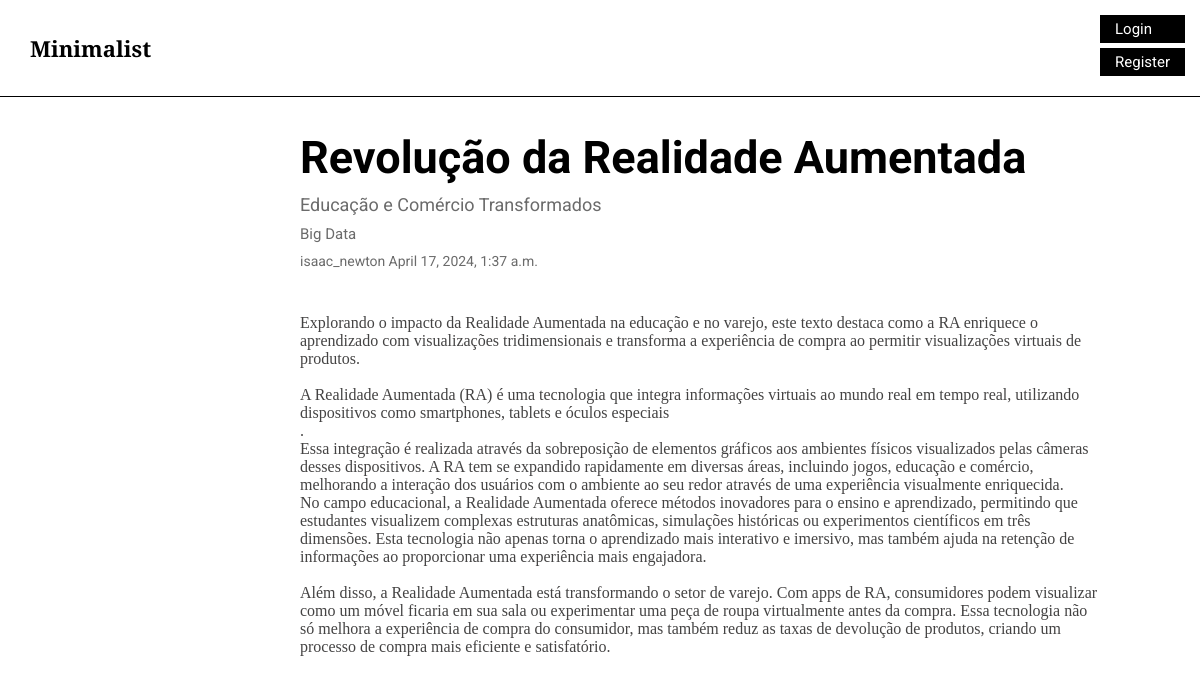
The app's page /post/4/ with its own data.
### minimalistApp/models.py (models this page shows, shortened)
class Post(models.Model):
    author = models.ForeignKey(settings.AUTH_USER_MODEL, on_delete=models.CASCADE)
    title = models.CharField(max_length=200)
    subtitle = models.TextField()
    category = models.ManyToManyField(Category)
    text = models.TextField()
    created_date = models.DateTimeField(default=timezone.now)
    published_date = models.DateTimeField(blank=True, null=True)

class Category(models.Model):
    name = models.CharField(max_length=200)
    def __str__(self):
        return self.name

### minimalistApp/views.py (the view)
# urls.py: path('post/<int:pk>/', views.postDetail, name='postDetail'),
def postDetail(request, pk):
  post = get_object_or_404(Post, pk=pk)
  search = request.GET.get('search')
  category = Category.objects.all()
  user = request.user
  if search:
    post = Post.objects.filter(title__icontains = search)
    return render(request, 'minimalistApp/postList.html', {'posts': post, 'category': category})
  return render(request, 'minimalistApp/postDetail.html', {'post': post, 'user': user})

### minimalistApp/templates/minimalistApp/postDetail.html (shortened to what this page needs)
{% extends 'minimalistApp/base.html' %}
{% load static %}
{% block content %}
  <link rel="stylesheet" href="{% static 'css/style.css' %}">
  <link rel="stylesheet" href="{% static 'css/postDetails.css' %}">
  <div class="post">
    <div class="postTitle">
      <h2>{{ post.title }}</h2>
    </div>
    <div class="postSubtitle">
      <p class="subtitle">{{ post.subtitle }}</p>
    </div>
    <div class="categories">
      {% for category in post.category.all %}
        <p class="category">{{ category }}</p>
      {% endfor %}
    </div>
    {% if post.published_date %}
      <div class="authorDate">
        <p class="author">{{ post.author }}</p>
        <p class="date">{{ post.published_date }}</p>
      </div>
    {% else %}
      <a class="btnDefault" href="{% url 'postPublish' pk=post.pk %}">Publish</a>
    {% endif %}
    <div class="postTextContainer">
      <div class="postTextBlock">
        <div class="postText">
          <p>{{ post.text|linebreaksbr }}</p>
        </div>
      </div>
    </div>
  </div>
{% endblock %}

### minimalistApp/static/css/style.css (style rules this page uses)
* { margin: 0; padding: 0; border: 0; }

### minimalistApp/static/css/postDetails.css (style rules this page uses)
.post { display: flex; flex-direction: column; padding-top: 0.2rem; padding-left: 15rem; width: 50rem; }
.postTitle { font-family: 'Roboto', sans-serif; color: #000000; font-size: 30px; padding-bottom: 10px; }
.postSubtitle { font-family: 'Roboto', sans-serif; color: #6B6B6B; font-size: 18px; padding-bottom: 10px; }
.date, .category, .author { color: #6B6B6B; font-size: 15px; font-family: 'Roboto', sans-serif; }
.date, .author { font-size: 14px; }
.category { padding-right: 15px; }
.postText { padding-top: 40px; padding-bottom: 40px; font-family: 'Merriweather', serif; color: rgb(68, 67, 67); }
.authorDate { padding-top: 5px; }
.authorDate p { margin-right: 0.2rem; }
.categories, .authorDate { padding-bottom: 5px; display: flex; flex-direction: row; flex-wrap: wrap; }

### records on screen
Post: title "Revolução da Realidade Aumentada", subtitle "Educação e Comércio Transformados", author "isaac_newton", published_date "April 17, 2024, 1:37 a.m.", text "Explorando o impacto da Realidade Aumentada na educação e no varejo, este texto destaca como a RA enriquece o aprendizado com visualizações tridimensionais e transforma a experiência de compra ao permitir visualizações virtuais de produtos. A Realidade Aumentada (RA) é uma tecnologia que integra informações virtuais ao mundo real em tempo real, utilizando dispositivos como smartphones, tablets e óculos especiais . Essa integração é realizada através da sobreposição de elementos gráficos aos ambientes físicos visualizados pelas câmeras desses dispositivos. A RA tem se expandido rapidamente em diversas áreas, incluindo jogos, educação e comércio, melhorando a interação dos usuários com o…"
Category: name "Big Data"
